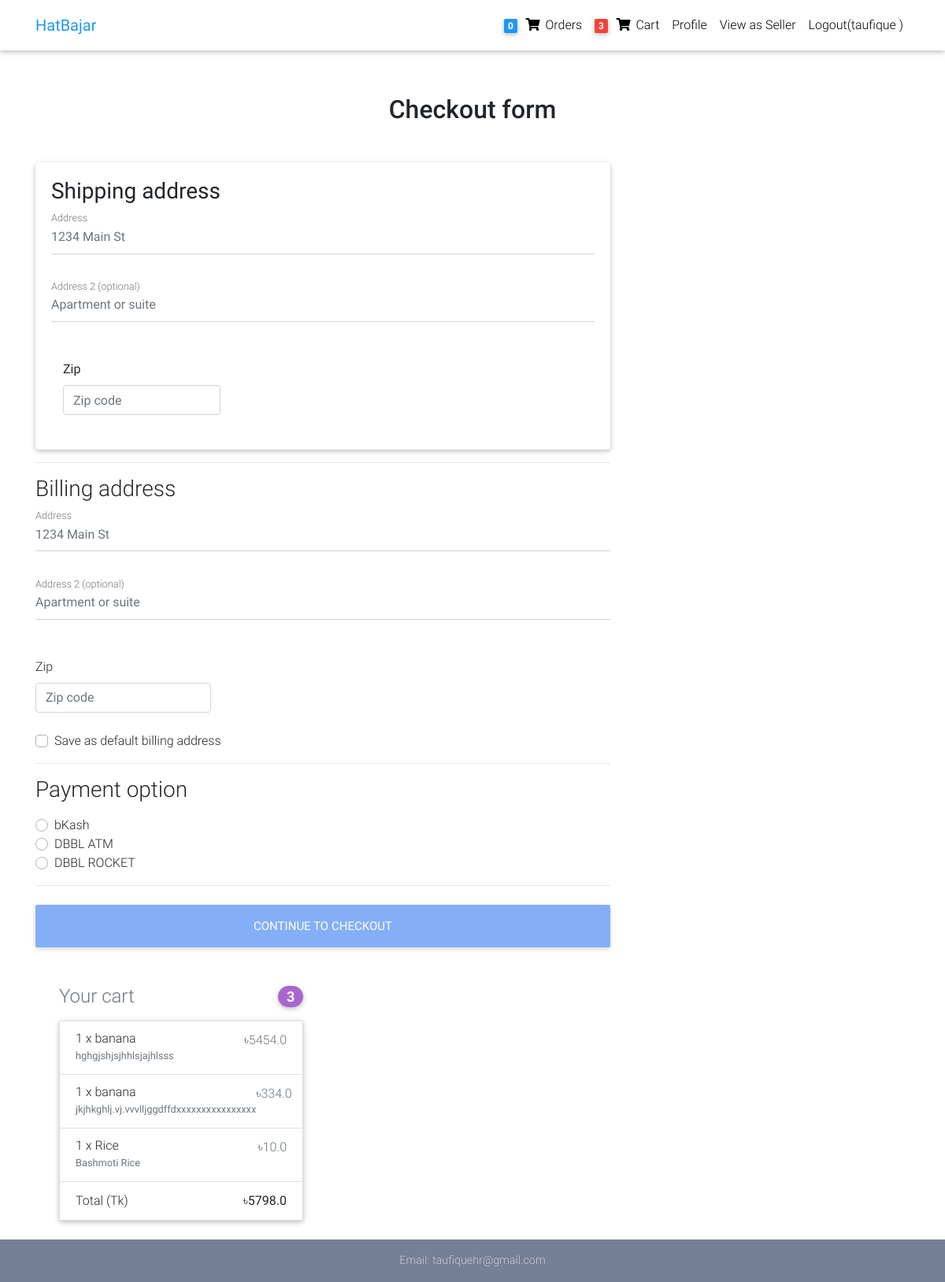
The app's page /checkout/ (signed in), older data.
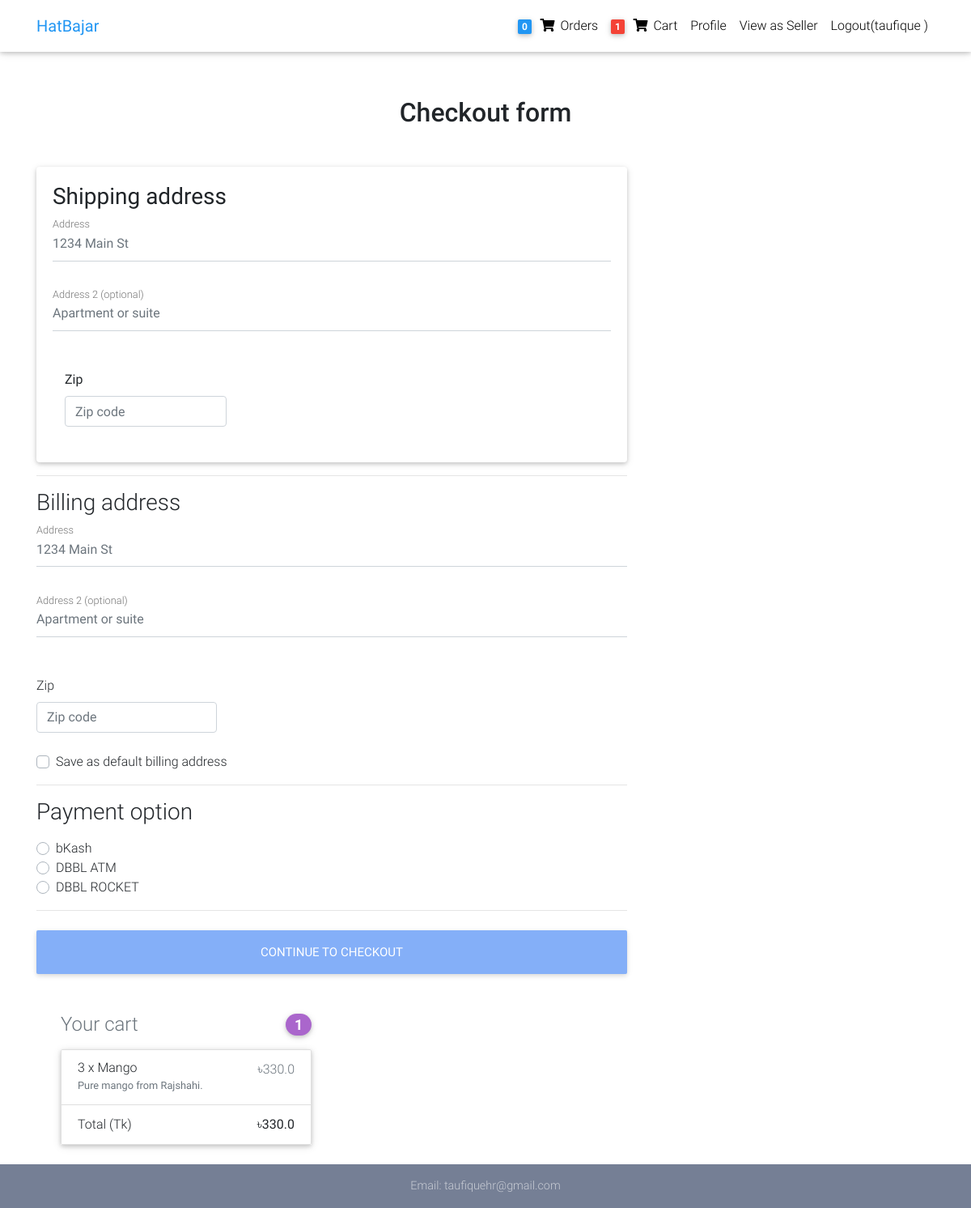
The same page, newer data.
### core/models.py (models this page shows, shortened)
class Order(models.Model):
    user = models.ForeignKey(User,
                             on_delete=models.CASCADE, default=1)
    ref_code = models.CharField(max_length=20, blank=True, null=True)
    items = models.ManyToManyField(OrderItem)
    start_date = models.DateTimeField(auto_now_add=True)
    ordered_date = models.DateTimeField()
    ordered = models.BooleanField(default=False)
    shipping_address = models.ForeignKey(
        'Address', related_name='shipping_address', on_delete=models.SET_NULL, blank=True, null=True)
    billing_address = models.ForeignKey(
        'Address', related_name='billing_address', on_delete=models.SET_NULL, blank=True, null=True)
    payment = models.ForeignKey(
        'Payment', on_delete=models.SET_NULL, blank=True, null=True)
    coupon = models.ForeignKey(
        'Coupon', on_delete=models.SET_NULL, blank=True, null=True)
    being_delivered = models.BooleanField(default=False)
    received = models.BooleanField(default=False)
    refund_requested = models.BooleanField(default=False)
    refund_granted = models.BooleanField(default=False)
    '''
    1. Item added to cart
    2. Adding a billing address
    (Failed checkout)
    3. Payment
    (Preprocessing, processing, packaging etc.)
    4. Being delivered
    5. Received
    6. Refunds
    '''
    def get_total(self):
        total = 0
        for order_item in self.items.all():
            total += order_item.get_final_price()
        if self.coupon:
            total -= self.coupon.amount
        return total

class OrderItem(models.Model):
    user = models.ForeignKey(User,
                             on_delete=models.CASCADE, default=1)
    ordered = models.BooleanField(default=False)
    item = models.ForeignKey(Item, on_delete=models.CASCADE)
    quantity = models.IntegerField(default=1)
    def get_total_discount_item_price(self):
        return self.quantity * self.item.discount_price
    def get_final_price(self):
        if self.item.discount_price:
            return self.get_total_discount_item_price()
        return self.get_total_item_price()

class Item(models.Model):
    user = models.ForeignKey(User, on_delete=models.CASCADE, default=1)
    title = models.CharField(max_length=100)
    common_name=models.CharField(default='mango',max_length=100)
    price = models.FloatField()
    discount_price = models.FloatField(blank=True, null=True)
    category = models.CharField(choices=CATEGORY_CHOICES, max_length=100)
    label = models.CharField(choices=LABEL_CHOICES, max_length=1)
    slug = models.SlugField()
    description = models.TextField()
    image = models.ImageField()

### core/views.py (the view, shortened to what this page needs)
# urls.py: path('checkout/', CheckoutView.as_view(), name='checkout'),
class CheckoutView(View):
    def get(self, *args, **kwargs):
        try:
            order = Order.objects.get(user=self.request.user, ordered=False)
            form = CheckoutForm()
            context = {
                'form': form,
                'couponform': CouponForm(),
                'order': order,
                'DISPLAY_COUPON_FORM': True
            }
            shipping_address_qs = Address.objects.filter(
                user=self.request.user,
                address_type='S',
                default=True
            )
            if shipping_address_qs.exists():
                context.update(
                    {'default_shipping_address': shipping_address_qs[0]})
            billing_address_qs = Address.objects.filter(
                user=self.request.user,
                address_type='B',
                default=True
            )
            if billing_address_qs.exists():
                context.update(
                    {'default_billing_address': billing_address_qs[0]})
            return render(self.request, "checkout.html", context)
        except ObjectDoesNotExist:
            messages.info(self.request, "You do not have an active order")
            return redirect("core:checkout")

### core/forms.py
class CheckoutForm(forms.Form):
    shipping_address = forms.CharField(required=False)
    shipping_address2 = forms.CharField(required=False)
    shipping_country = CountryField(blank_label='(select country)').formfield(
        required=False,
        widget=CountrySelectWidget(attrs={
            'class': 'custom-select d-block w-100',
        }))
    shipping_zip = forms.CharField(required=False)
    billing_address = forms.CharField(required=False)
    billing_address2 = forms.CharField(required=False)
    billing_country = CountryField(blank_label='(select country)').formfield(
        required=False,
        widget=CountrySelectWidget(attrs={
            'class': 'custom-select d-block w-100',
        }))
    billing_zip = forms.CharField(required=False)
    same_billing_address = forms.BooleanField(required=False)
    set_default_shipping = forms.BooleanField(required=False)
    use_default_shipping = forms.BooleanField(required=False)
    set_default_billing = forms.BooleanField(required=False)
    use_default_billing = forms.BooleanField(required=False)
    payment_option = forms.ChoiceField(
        widget=forms.RadioSelect, choices=PAYMENT_CHOICES)

### templates/checkout.html (shortened to what this page needs)
{% extends "base.html" %}
{% load crispy_forms_tags %}
{% block content %}
  <main >
    <div class="container wow fadeIn">
      <h2 class="my-5 h2 text-center">Checkout form</h2>
      <div class="row">
        <div class="col-md-8 mb-4">
          <div class="card">
            <form method="POST" class="card-body">
              <h3>Shipping address</h3>
              <div class='hideable_shipping_form'>
                <div class="md-form mb-5">
                  <input type='text' placeholder='1234 Main St' id='shipping_address' name='shipping_address' class='form-control' />
                  <label for="shipping_address" class="">Address</label>
                </div>
                <div class="md-form mb-5">
                  <input type='text' placeholder='Apartment or suite' id='shipping_address2' name='shipping_address2' class='form-control' />
                  <label for="shipping_address2" class="">Address 2 (optional)</label>
                </div>
                  <div class="col-lg-4 col-md-6 mb-4">
                    <label for="shipping_zip">Zip</label>
                    <input type='text' placeholder='Zip code' id='shipping_zip' name='shipping_zip' class='form-control' />
                  </div>
                </div>
              </div>
              <hr>
              <h3>Billing address</h3>
              <div class='hideable_billing_form'>
                <div class="md-form mb-5">
                  <input type='text' placeholder='1234 Main St' id='billing_address' name='billing_address' class='form-control' />
                  <label for="billing_address" class="">Address</label>
                </div>
                <div class="md-form mb-5">
                  <input type='text' placeholder='Apartment or suite' id='billing_address2' name='billing_address2' class='form-control' />
                  <label for="billing_address2" class="">Address 2 (optional)</label>
                </div>
                <div class="row">
                  <div class="col-lg-4 col-md-6 mb-4">
                    <label for="billing_zip">Zip</label>
                    <input type='text' placeholder='Zip code' id='billing_zip' name='billing_zip' class='form-control' />
                  </div>
                </div>
                <div class="custom-control custom-checkbox">
                  <label class="custom-control-label" for="set_default_billing">Save as default billing address</label>
                </div>
              </div>
              <hr>
              <h3>Payment option</h3>
              <div class="d-block my-3">
                {% for value, name in form.fields.payment_option.choices %}
                <div class="custom-control custom-radio">
                  <label class="custom-control-label" for="{{ name }}">{{ name }}</label>
                </div>
                {% endfor %}
              </div>
              <hr class="mb-4">
              <button disabled="true" class="btn btn-primary btn-lg btn-block" type="submit">Continue to checkout</button>
          </div>
        </div>
        <div class="col-md-4 mb-4">
          {% include "order_snippet.html" %}
        </div>
      </div>
  </main>
{% endblock content %}

### templates/navbar.html (shortened to what this page needs)
{% load cart_template_tags %}
<nav class="navbar fixed-top navbar-expand-lg navbar-light white scrolling-navbar">
    <div class="container">
      <a class="navbar-brand waves-effect" href="/">
        <strong class="blue-text">HatBajar</strong>
      </a>
      <div class="collapse navbar-collapse" id="navbarSupportedContent">
        <ul class="navbar-nav nav-flex-icons">
          {% if request.user.is_authenticated %}
          <li class="nav-item">
            <a href="{% url 'core:order-summary' %}" class="nav-link waves-effect">
              <span class="badge blue z-depth-1 mr-1"> 0</span>
              <i class="fas fa-shopping-cart"></i>
              <span class="clearfix d-none d-sm-inline-block">Orders</span>
            </a>
          </li>
          <li class="nav-item">
            <a href="{% url 'core:order-summary' %}" class="nav-link waves-effect">
              <span class="badge red z-depth-1 mr-1"> {{ request.user|cart_item_count }} </span>
              <i class="fas fa-shopping-cart"></i>
              <span class="clearfix d-none d-sm-inline-block"> Cart </span>
            </a>
          </li>
          <li class="nav-item">
            <a class="nav-link waves-effect" href="#">
              <span class="clearfix d-none d-sm-inline-block"> Profile </span>
            </a>
          </li>
          <li class="nav-item">
            <a class="nav-link waves-effect" href="{% url 'core:seller-items' 'ALL' %}">
              <span class="clearfix d-none d-sm-inline-block"> View as Seller </span>
            </a>
          </li>
          <li class="nav-item">
            <a class="nav-link waves-effect" href="{% url 'account_logout' %}">
              <span class="clearfix d-none d-sm-inline-block"> Logout({{ user.username }} ) </span>
            </a>
          </li>
          {% endif %}
        </ul>
      </div>
    </div>
  </nav>

### templates/order_snippet.html (shortened to what this page needs)
<div class="col-md-12 mb-4">
    <h4 class="d-flex justify-content-between align-items-center mb-3">
    <span class="text-muted">Your cart</span>
    <span class="badge badge-secondary badge-pill">{{ order.items.count }}</span>
    </h4>
    <ul class="list-group mb-3 z-depth-1">
    {% for order_item in order.items.all %}
    <li class="list-group-item d-flex justify-content-between lh-condensed">
        <div>
        <h6 class="my-0">{{ order_item.quantity }} x {{ order_item.item.title}}</h6>
        <small class="text-muted">{{ order_item.item.description}}</small>
        </div>
        <span class="text-muted">৳{{ order_item.get_final_price }}</span>
    </li>
    {% endfor %}
    <li class="list-group-item d-flex justify-content-between">
        <span>Total (Tk)</span>
        <strong>৳{{ order.get_total }}</strong>
    </li>
    </ul>
</div>

Row changes from the older to the newer data that the page shows:
removed OrderItem: quantity "1", item "banana", item.description "hghgjshjsjhhlsjajhlsss", get_final_price "5454.0"
removed OrderItem: quantity "1", item "banana", item.description "jkjhkghlj.vj.vvvlljggdffdxxxxxxxxxxxxxxxx", get_final_price "334.0"
no longer on this page (row unchanged): OrderItem: quantity "1", item "Rice", item.description "Bashmoti Rice", get_final_price "10.0"
computed for Order: items.count "3" → "1"; get_total "5798.0" → "330.0"
added OrderItem: quantity "3", item "Mango", item.description "Pure mango from Rajshahi.", get_final_price "330.0"
Text that changed along with them:
{{ request.user|cart_item_count }}: "3" → "1"
